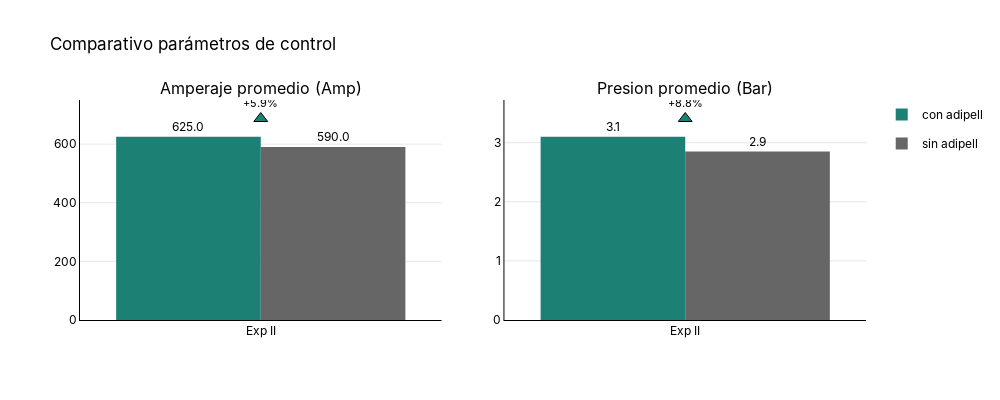

The code cell stored with this chart in its notebook:
### Code cell
fig_final = create_subplot_grid(
    figures=[fig_amperaje_promedio, fig_presion_promedio],
    rows=1, cols=2,
    titles=["Amperaje promedio (Amp)", "Presion promedio (Bar)"],
    main_title="Comparativo parámetros de control",
    shared_y=False,
    width=1000, height=400
)

fig_final.show()
s3.save_plotly_html(fig_final, "amp_presion_granel.html")

### Figure 1 — Plotly figure (JSON) as saved in the notebook; plotly's stock layout.template omitted (floating-point values rounded to 4 significant figures)
{"data": [{"hovertemplate": "<b>experimento:</b> %{x}<br><b>amperaje_promedio:</b> %{y:.1f}<br><extra></extra>", "legendgroup": "con adipell", "marker": {"color": "#1C8074", "line": {"width": 0}}, "name": "con adipell", "text": [625], "textposition": "outside", "texttemplate": "%{text:.1f}", "type": "bar", "x": ["Exp II"], "xaxis": "x", "y": [625], "yaxis": "y"}, {"hovertemplate": "<b>experimento:</b> %{x}<br><b>amperaje_promedio:</b> %{y:.1f}<br><extra></extra>", "legendgroup": "sin adipell", "marker": {"color": "#666666", "line": {"width": 0}}, "name": "sin adipell", "text": [590], "textposition": "outside", "texttemplate": "%{text:.1f}", "type": "bar", "x": ["Exp II"], "xaxis": "x", "y": [590], "yaxis": "y"}, {"hoverinfo": "skip", "marker": {"color": ["#1C8074"], "line": {"color": "black", "width": 1}, "size": 12, "symbol": ["triangle-up"]}, "mode": "markers+text", "showlegend": false, "text": ["+5.9%"], "textfont": {"color": "black", "size": 11}, "textposition": "top center", "type": "scatter", "x": ["Exp II"], "xaxis": "x", "y": [687.5], "yaxis": "y"}, {"hovertemplate": "<b>experimento:</b> %{x}<br><b>presion_promedio:</b> %{y:.1f}<br><extra></extra>", "legendgroup": "con adipell", "marker": {"color": "#1C8074", "line": {"width": 0}}, "name": "con adipell", "showlegend": false, "text": [3.1], "textposition": "outside", "texttemplate": "%{text:.1f}", "type": "bar", "x": ["Exp II"], "xaxis": "x2", "y": [3.1], "yaxis": "y2"}, {"hovertemplate": "<b>experimento:</b> %{x}<br><b>presion_promedio:</b> %{y:.1f}<br><extra></extra>", "legendgroup": "sin adipell", "marker": {"color": "#666666", "line": {"width": 0}}, "name": "sin adipell", "showlegend": false, "text": [2.85], "textposition": "outside", "texttemplate": "%{text:.1f}", "type": "bar", "x": ["Exp II"], "xaxis": "x2", "y": [2.85], "yaxis": "y2"}, {"hoverinfo": "skip", "marker": {"color": ["#1C8074"], "line": {"color": "black", "width": 1}, "size": 12, "symbol": ["triangle-up"]}, "mode": "markers+text", "showlegend": false, "text": ["+8.8%"], "textfont": {"color": "black", "size": 11}, "textposition": "top center", "type": "scatter", "x": ["Exp II"], "xaxis": "x2", "y": [3.41], "yaxis": "y2"}], "layout": {"annotations": [{"font": {"size": 16}, "showarrow": false, "text": "Amperaje promedio (Amp)", "x": 0.23, "xanchor": "center", "xref": "paper", "y": 1, "yanchor": "bottom", "yref": "paper"}, {"font": {"size": 16}, "showarrow": false, "text": "Presion promedio (Bar)", "x": 0.77, "xanchor": "center", "xref": "paper", "y": 1, "yanchor": "bottom", "yref": "paper"}], "font": {"color": "black", "family": "Inter, Arial, sans-serif"}, "height": 400, "legend": {"orientation": "v", "x": 1.02, "xanchor": "left", "y": 1, "yanchor": "top"}, "paper_bgcolor": "rgba(0,0,0,0)", "plot_bgcolor": "rgba(0,0,0,0)", "showlegend": true, "title": {"text": "Comparativo parámetros de control"}, "width": 1000, "xaxis": {"anchor": "y", "domain": [0, 0.46], "linecolor": "black", "showgrid": false, "showline": true}, "xaxis2": {"anchor": "y2", "domain": [0.54, 1], "linecolor": "black", "showgrid": false, "showline": true}, "yaxis": {"anchor": "x", "domain": [0, 1], "gridcolor": "rgba(0,0,0,0.1)", "linecolor": "black", "showgrid": true, "showline": true}, "yaxis2": {"anchor": "x2", "domain": [0, 1], "gridcolor": "rgba(0,0,0,0.1)", "linecolor": "black", "showgrid": true, "showline": true}}}
